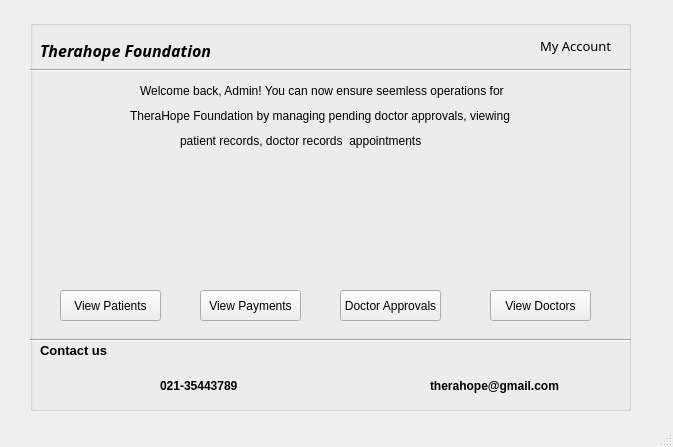
<?xml version="1.0" encoding="UTF-8"?>
<ui version="4.0">
 <class>MainWindow</class>
 <widget class="QMainWindow" name="MainWindow">
  <property name="geometry">
   <rect>
    <x>0</x>
    <y>0</y>
    <width>673</width>
    <height>447</height>
   </rect>
  </property>
  <property name="windowTitle">
   <string>MainWindow</string>
  </property>
  <widget class="QWidget" name="centralwidget">
   <widget class="QGroupBox" name="groupBox">
    <property name="geometry">
     <rect>
      <x>30</x>
      <y>20</y>
      <width>601</width>
      <height>391</height>
     </rect>
    </property>
    <property name="title">
     <string/>
    </property>
    <widget class="Line" name="line">
     <property name="geometry">
      <rect>
       <x>0</x>
       <y>30</y>
       <width>601</width>
       <height>41</height>
      </rect>
     </property>
     <property name="orientation">
      <enum>Qt::Horizontal</enum>
     </property>
    </widget>
    <widget class="QLabel" name="label">
     <property name="geometry">
      <rect>
       <x>10</x>
       <y>10</y>
       <width>211</width>
       <height>41</height>
      </rect>
     </property>
     <property name="font">
      <font>
       <family>MV Boli</family>
       <pointsize>12</pointsize>
       <weight>75</weight>
       <italic>true</italic>
       <bold>true</bold>
      </font>
     </property>
     <property name="text">
      <string>Therahope Foundation</string>
     </property>
    </widget>
    <widget class="QLabel" name="label_2">
     <property name="geometry">
      <rect>
       <x>510</x>
       <y>10</y>
       <width>81</width>
       <height>31</height>
      </rect>
     </property>
     <property name="font">
      <font>
       <family>MV Boli</family>
       <pointsize>10</pointsize>
      </font>
     </property>
     <property name="text">
      <string>My Account</string>
     </property>
    </widget>
    <widget class="Line" name="line_2">
     <property name="geometry">
      <rect>
       <x>0</x>
       <y>300</y>
       <width>601</width>
       <height>41</height>
      </rect>
     </property>
     <property name="orientation">
      <enum>Qt::Horizontal</enum>
     </property>
    </widget>
    <widget class="QLabel" name="label_3">
     <property name="geometry">
      <rect>
       <x>10</x>
       <y>270</y>
       <width>35</width>
       <height>10</height>
      </rect>
     </property>
     <property name="text">
      <string/>
     </property>
    </widget>
    <widget class="QLabel" name="label_6">
     <property name="geometry">
      <rect>
       <x>10</x>
       <y>320</y>
       <width>81</width>
       <height>21</height>
      </rect>
     </property>
     <property name="font">
      <font>
       <pointsize>10</pointsize>
       <weight>75</weight>
       <bold>true</bold>
      </font>
     </property>
     <property name="text">
      <string>Contact us </string>
     </property>
    </widget>
    <widget class="QLabel" name="label_7">
     <property name="geometry">
      <rect>
       <x>10</x>
       <y>150</y>
       <width>71</width>
       <height>71</height>
      </rect>
     </property>
     <property name="styleSheet">
      <string notr="true">background-image: url(:/newPrefix/Downloads/person pic.webp);</string>
     </property>
     <property name="text">
      <string/>
     </property>
     <property name="pixmap">
      <pixmap>:/newPrefix/Downloads/person pic.webp</pixmap>
     </property>
     <property name="scaledContents">
      <bool>true</bool>
     </property>
    </widget>
    <widget class="QLabel" name="label_8">
     <property name="geometry">
      <rect>
       <x>40</x>
       <y>150</y>
       <width>91</width>
       <height>101</height>
      </rect>
     </property>
     <property name="styleSheet">
      <string notr="true">background-image: url(:/newPrefix/Downloads/calenda.jpg);
background-image: url(:/newPrefix/person pic.webp);
background-image: url(:/newPrefix/Downloads/calenda.jpg);
background-image: url(:/newPrefix/Downloads/person pic.webp);</string>
     </property>
     <property name="text">
      <string/>
     </property>
     <property name="pixmap">
      <pixmap>person pic.webp</pixmap>
     </property>
     <property name="scaledContents">
      <bool>true</bool>
     </property>
    </widget>
    <widget class="QLabel" name="label_12">
     <property name="geometry">
      <rect>
       <x>86</x>
       <y>320</y>
       <width>16</width>
       <height>16</height>
      </rect>
     </property>
     <property name="styleSheet">
      <string notr="true">background-image: url(:/newPrefix/Downloads/PHONE.jpg);</string>
     </property>
     <property name="text">
      <string/>
     </property>
     <property name="pixmap">
      <pixmap>:/newPrefix/Downloads/PHONE.jpg</pixmap>
     </property>
     <property name="scaledContents">
      <bool>true</bool>
     </property>
    </widget>
    <widget class="QLabel" name="label_13">
     <property name="geometry">
      <rect>
       <x>130</x>
       <y>350</y>
       <width>121</width>
       <height>31</height>
      </rect>
     </property>
     <property name="font">
      <font>
       <weight>75</weight>
       <bold>true</bold>
      </font>
     </property>
     <property name="text">
      <string>021-35443789</string>
     </property>
    </widget>
    <widget class="QLabel" name="label_14">
     <property name="geometry">
      <rect>
       <x>200</x>
       <y>320</y>
       <width>16</width>
       <height>21</height>
      </rect>
     </property>
     <property name="styleSheet">
      <string notr="true">background-image: url(:/newPrefix/Downloads/EMAIL.png);</string>
     </property>
     <property name="text">
      <string/>
     </property>
     <property name="pixmap">
      <pixmap>:/newPrefix/Downloads/EMAIL.png</pixmap>
     </property>
     <property name="scaledContents">
      <bool>true</bool>
     </property>
    </widget>
    <widget class="QLabel" name="label_15">
     <property name="geometry">
      <rect>
       <x>400</x>
       <y>350</y>
       <width>151</width>
       <height>31</height>
      </rect>
     </property>
     <property name="font">
      <font>
       <weight>75</weight>
       <bold>true</bold>
      </font>
     </property>
     <property name="text">
      <string>therahope@gmail.com</string>
     </property>
    </widget>
    <widget class="QLabel" name="label_16">
     <property name="geometry">
      <rect>
       <x>110</x>
       <y>50</y>
       <width>391</width>
       <height>41</height>
      </rect>
     </property>
     <property name="font">
      <font>
       <pointsize>9</pointsize>
      </font>
     </property>
     <property name="text">
      <string>Welcome back, Admin! You can now ensure seemless operations for </string>
     </property>
    </widget>
    <widget class="QLabel" name="label_17">
     <property name="geometry">
      <rect>
       <x>100</x>
       <y>60</y>
       <width>391</width>
       <height>71</height>
      </rect>
     </property>
     <property name="font">
      <font>
       <pointsize>9</pointsize>
      </font>
     </property>
     <property name="text">
      <string>TheraHope Foundation by managing pending doctor approvals, viewing </string>
     </property>
    </widget>
    <widget class="QPushButton" name="patient_admin">
     <property name="geometry">
      <rect>
       <x>30</x>
       <y>270</y>
       <width>101</width>
       <height>31</height>
      </rect>
     </property>
     <property name="text">
      <string>View Patients</string>
     </property>
    </widget>
    <widget class="QPushButton" name="payments">
     <property name="geometry">
      <rect>
       <x>170</x>
       <y>270</y>
       <width>101</width>
       <height>31</height>
      </rect>
     </property>
     <property name="text">
      <string>View Payments</string>
     </property>
    </widget>
    <widget class="QLabel" name="label_4">
     <property name="geometry">
      <rect>
       <x>150</x>
       <y>100</y>
       <width>271</width>
       <height>41</height>
      </rect>
     </property>
     <property name="font">
      <font>
       <pointsize>9</pointsize>
      </font>
     </property>
     <property name="text">
      <string>patient records, doctor records  appointments</string>
     </property>
    </widget>
    <widget class="QPushButton" name="doc_approval">
     <property name="geometry">
      <rect>
       <x>310</x>
       <y>270</y>
       <width>101</width>
       <height>31</height>
      </rect>
     </property>
     <property name="text">
      <string>Doctor Approvals</string>
     </property>
    </widget>
    <widget class="QPushButton" name="doc_admin">
     <property name="geometry">
      <rect>
       <x>460</x>
       <y>270</y>
       <width>101</width>
       <height>31</height>
      </rect>
     </property>
     <property name="text">
      <string>View Doctors</string>
     </property>
    </widget>
    <widget class="QLabel" name="label_5">
     <property name="geometry">
      <rect>
       <x>170</x>
       <y>150</y>
       <width>101</width>
       <height>101</height>
      </rect>
     </property>
     <property name="styleSheet">
      <string notr="true">background-image: url(:/newPrefix/payment images.webp);</string>
     </property>
     <property name="text">
      <string/>
     </property>
     <property name="pixmap">
      <pixmap>qrc/payment images.webp</pixmap>
     </property>
     <property name="scaledContents">
      <bool>true</bool>
     </property>
    </widget>
    <widget class="QLabel" name="label_9">
     <property name="geometry">
      <rect>
       <x>260</x>
       <y>150</y>
       <width>71</width>
       <height>71</height>
      </rect>
     </property>
     <property name="styleSheet">
      <string notr="true">background-image: url(:/newPrefix/Downloads/approval-logo.webp);</string>
     </property>
     <property name="text">
      <string/>
     </property>
     <property name="pixmap">
      <pixmap>:/newPrefix/Downloads/approval-logo.webp</pixmap>
     </property>
     <property name="scaledContents">
      <bool>true</bool>
     </property>
    </widget>
    <widget class="QLabel" name="label_10">
     <property name="geometry">
      <rect>
       <x>460</x>
       <y>150</y>
       <width>91</width>
       <height>91</height>
      </rect>
     </property>
     <property name="styleSheet">
      <string notr="true">background-image: url(:/newPrefix/docfinal.jpg);</string>
     </property>
     <property name="text">
      <string/>
     </property>
     <property name="pixmap">
      <pixmap>docfinal.jpg</pixmap>
     </property>
     <property name="scaledContents">
      <bool>true</bool>
     </property>
    </widget>
    <widget class="QLabel" name="label_11">
     <property name="geometry">
      <rect>
       <x>310</x>
       <y>150</y>
       <width>101</width>
       <height>101</height>
      </rect>
     </property>
     <property name="styleSheet">
      <string notr="true">background-image: url(:/newPrefix/Downloads/docfinal.jpg);
background-image: url(:/newPrefix/approval-logo.webp);</string>
     </property>
     <property name="text">
      <string/>
     </property>
     <property name="pixmap">
      <pixmap>approval-logo.webp</pixmap>
     </property>
     <property name="scaledContents">
      <bool>true</bool>
     </property>
    </widget>
    <widget class="QLabel" name="label_18">
     <property name="geometry">
      <rect>
       <x>30</x>
       <y>350</y>
       <width>41</width>
       <height>21</height>
      </rect>
     </property>
     <property name="styleSheet">
      <string notr="true">background-image: url(:/newPrefix/PHONE.jpg);</string>
     </property>
     <property name="text">
      <string/>
     </property>
     <property name="pixmap">
      <pixmap>PHONE.jpg</pixmap>
     </property>
     <property name="scaledContents">
      <bool>true</bool>
     </property>
    </widget>
    <widget class="QLabel" name="label_19">
     <property name="geometry">
      <rect>
       <x>310</x>
       <y>350</y>
       <width>51</width>
       <height>31</height>
      </rect>
     </property>
     <property name="styleSheet">
      <string notr="true">background-image: url(:/newPrefix/EMAIL.png);</string>
     </property>
     <property name="text">
      <string/>
     </property>
     <property name="pixmap">
      <pixmap>EMAIL.png</pixmap>
     </property>
     <property name="scaledContents">
      <bool>true</bool>
     </property>
    </widget>
   </widget>
  </widget>
  <widget class="QMenuBar" name="menubar">
   <property name="geometry">
    <rect>
     <x>0</x>
     <y>0</y>
     <width>673</width>
     <height>21</height>
    </rect>
   </property>
  </widget>
  <widget class="QStatusBar" name="statusbar"/>
 </widget>
 <resources>
  <include location="doctor2.qrc"/>
  <include location="qrc/payment.qrc"/>
  <include location="qrc/approval.qrc"/>
  <include location="qrc/doc.qrc"/>
  <include location="qrc/person.qrc"/>
  <include location="qrc/email.qrc"/>
  <include location="qrc/call.qrc"/>
  <include location="physician.qrc"/>
  <include location="phone.qrc"/>
  <include location="mail.qrc"/>
  <include location="approval2.qrc"/>
  <include location="appointment.qrc"/>
  <include location="patient.qrc"/>
 </resources>
 <connections/>
</ui>
